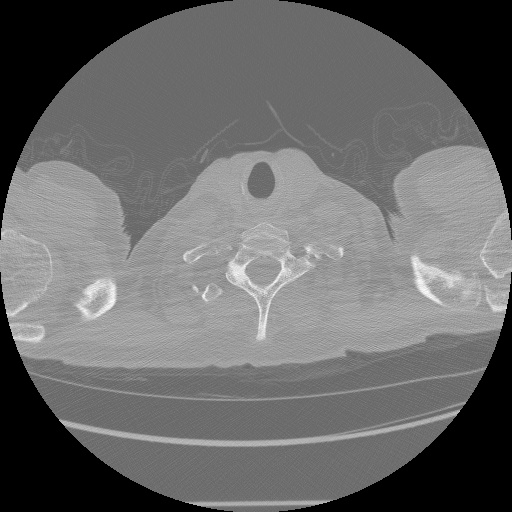
#> input picture sample-dataset/ID00007637202177411956430_0.jpg, 512 x 512 px; its folder holds 5 pictures in this run
$ jupyter execute 'Version 3 .ipynb'
#> lines starting #> are read from the running program, lines starting #| are printed output that depends on the picture; after the words box and inside, x2 and y2 are one past the last pixel; in counts of white or black regions, pixels touching at a corner belong together
[cell 1]
import os
import cv2
import math

import numpy as np
import pandas as pd
import matplotlib.pyplot as plt
from matplotlib.patches import Rectangle

from sklearn.cluster import KMeans
from skimage.morphology import erosion, opening, closing, square, \
                               disk, convex_hull_image
from skimage.measure import label, regionprops

from skimage.filters import sobel
from skimage.feature import canny
from scipy import ndimage as ndi
from skimage.segmentation import watershed

SMALL_FONT = 13
MEDIUM_FONT = 15
LARGE_FONT = 18

plt.rc('font', size=SMALL_FONT)          # controls default text sizes
plt.rc('axes', titlesize=SMALL_FONT)     # fontsize of the axes title
plt.rc('axes', labelsize=MEDIUM_FONT)    # fontsize of the x and y labels
plt.rc('xtick', labelsize=SMALL_FONT)    # fontsize of the tick labels
plt.rc('ytick', labelsize=SMALL_FONT)    # fontsize of the tick labels
plt.rc('legend', fontsize=MEDIUM_FONT)   # legend fontsize
plt.rc('figure', titlesize=LARGE_FONT)   # fontsize of the figure title

plt.rcParams["figure.figsize"] = (10, 5)

[cell 2]
def readSortedSlices(path):

    slices = []
    for s in os.listdir(path):
        slices.append(path + '/' + s)
    slices.sort(key = lambda s: int(s[s.find('_') + 1 : s.find('.')]))
    ID = slices[0][slices[0].find('/') + 1 : slices[0].find('_')]
    print('CT scan of Patient %s consists of %d slices.' % (ID, len(slices)))
    return (slices, ID)

def getSliceImages(slices):

    return list(map(readImg, slices))

def readImg(path, showOutput=0):

#> called with showOutput = 0
    img = cv2.imread(path)
#> img is the input picture: shape (512, 512, 3); min 0, max 255, mean 104.9
    img = cv2.cvtColor(img, cv2.COLOR_RGB2GRAY)
#> img: shape (512, 512)
    if showOutput:
        plt.title('A CT Scan Image Slice')
        plt.imshow(img, cmap='gray')
    return img

[cell 3]
slices, PatientID = readSortedSlices('sample-dataset')
sliceImgs = getSliceImages(slices)
#> call 2 of readImg, with showOutput = 0
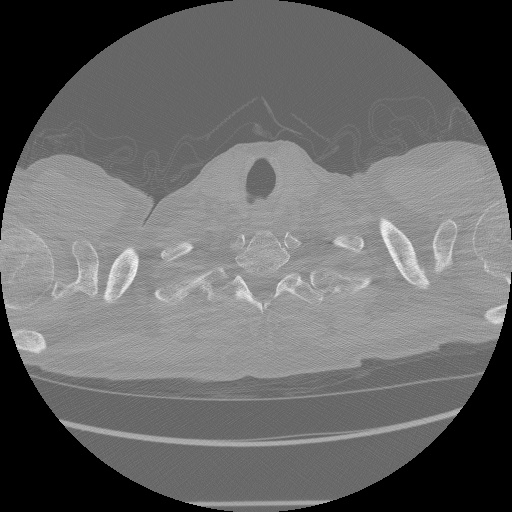
#> input picture sample-dataset/ID00007637202177411956430_1.jpg, 512 x 512 px
#> in readImg, img is the input picture: shape (512, 512, 3); min 0, max 255, mean 102.8
#> call 3 of readImg, with showOutput = 0
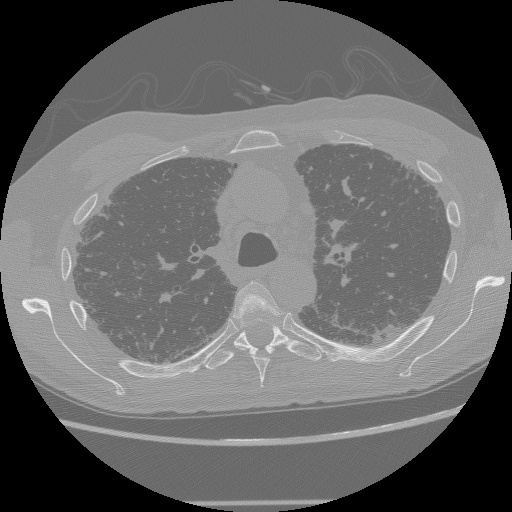
#> input picture sample-dataset/ID00007637202177411956430_10.jpg, 512 x 512 px
#> in readImg, img is the input picture: shape (512, 512, 3); min 0, max 255, mean 103.5
#> call 4 of readImg, with showOutput = 0
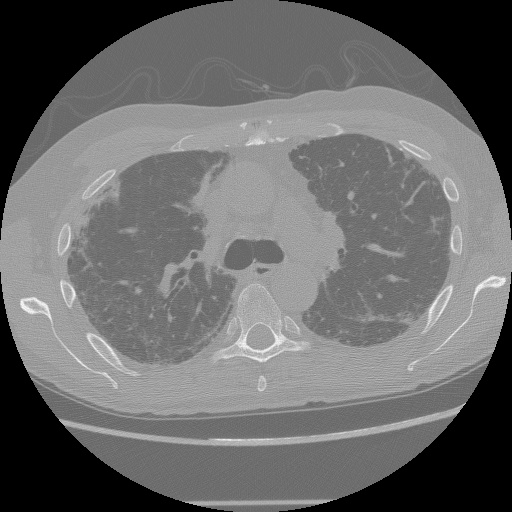
#> input picture sample-dataset/ID00007637202177411956430_11.jpg, 512 x 512 px
#> in readImg, img is the input picture: shape (512, 512, 3); min 0, max 255, mean 106.1
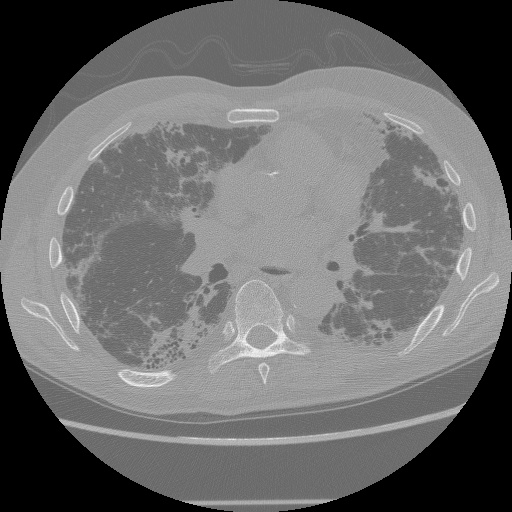
#> input picture sample-dataset/ID00007637202177411956430_16.jpg, 512 x 512 px
#> in readImg, img is the input picture: shape (512, 512, 3); min 0, max 254, mean 107.6
#> sliceImgs = 5 items

[cell 4]
# Select a sample slice to work with
im = readImg('sample-dataset/ID00007637202177411956430_16.jpg', showOutput=1)
print('Image Dimensions:', im.shape)
#| Image Dimensions: (512, 512)

[cell 5]
# TODO: Implement histogram plotting
def imgKMeans(img, K, showOutput=0, showHistogram=0):
    '''
    Apply KMeans on an image with the number of clusters K
    Input: Image, Number of clusters K
    Output: Dictionary of cluster center labels and points, Output segmented image
    '''
#> called with K = 3, showOutput = 0, showHistogram = 0
    imgflat = np.reshape(img, img.shape[0] * img.shape[1]).reshape(-1, 1)

    kmeans = KMeans(n_clusters=K, verbose=0)

    kmmodel = kmeans.fit(imgflat)

    labels = kmmodel.labels_
    centers = kmmodel.cluster_centers_
#> centers = [157.8, 0.0883, 112.1]
    center_labels = dict(zip(np.arange(K), centers))
#> center_labels = {0: [157.8], 1: [0.0883], 2: [112.1]}

    output = np.array([center_labels[label] for label in labels])
    output = output.reshape(img.shape[0], img.shape[1]).astype(int)
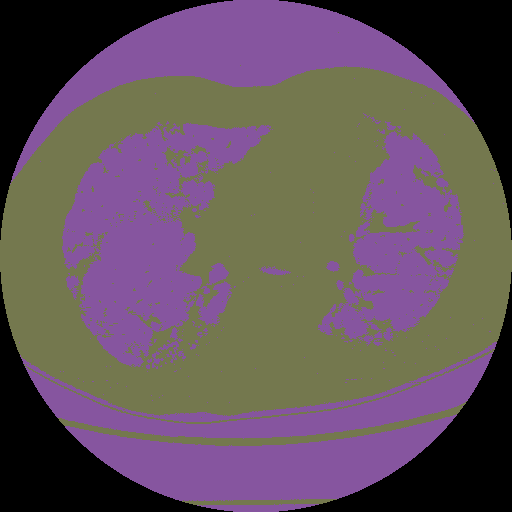
#> output: shape (512, 512) int64; 3 distinct labels, from 0 to 157; one colour per label, 0 black

#     print(len(labels), 'Labels: \n', labels)
#     print(len(centers), 'Centers: \n', centers)
#     print('Center labels and their points:', center_labels)

    if showOutput:

        fig, axes = plt.subplots(1, 2, sharex=True, sharey=True, figsize=(10, 5))
        axes = axes.ravel()

        axes[0].imshow(img, cmap='gray')
        axes[0].set_title('Original Image')

        axes[1].imshow(output)
        axes[1].set_title('Image after KMeans (K = ' + str(K) + ')')

    return center_labels, output

[cell 6]
def preprocessImage(img, showOutput=0):
    '''
    Preprocess the image by applying truncated thresholding using KMeans
    Input: Image
    Output: Preprocessed image
    '''
    centroids, segmented_img = imgKMeans(img, 3, showOutput=0)
#> centroids = {0: [157.8], 1: [0.0883], 2: [112.1]}

    sorted_center_values = sorted([i[0] for i in centroids.values()])
#> sorted_center_values = [0.0883, 112.1, 157.8]
    threshold = (sorted_center_values[-1] + sorted_center_values[-2]) / 2
#> threshold = 134.9

    retval, procImg = cv2.threshold(img, threshold, 255, cv2.THRESH_TOZERO)
#> retval = 134

    if showOutput:

        fig, axes = plt.subplots(1, 2, sharex=True, sharey=True, figsize=(10, 5))
        axes = axes.ravel()

        axes[0].imshow(img, cmap='gray')
        axes[0].set_title('Original Image')

        axes[1].imshow(procImg, cmap='gray')
        axes[1].set_title('Processed Image - After Thresholding')

    return procImg

procImg = preprocessImage(im, showOutput=1)

[cell 7]
def cannyForegroundMask(img, showOutput=0):
    '''
    Generate a convex hull of foreground mask
    Input: Whole chest CT image in grayscale format (512x512)
    Output: Convex hull of foreground mask in binary format (512x512)
    '''
#> called with showOutput = 1

    centroid_clusters, segmented_img = imgKMeans(img, 2, showOutput=0)
#> call 2 of imgKMeans, with K = 2, showOutput = 0, showHistogram = 0
#> in imgKMeans (call 2), `centers = kmmodel.cluster_centers_`: centers = [0, 157.8]
#> in imgKMeans (call 2), `center_labels = dict(zip(np.arange(K), centers))`: center_labels = {0: [0], 1: [157.8]}
#> in imgKMeans (call 2), `output = output.reshape(img.shape[0], img.shape[1]).astype(int)`:
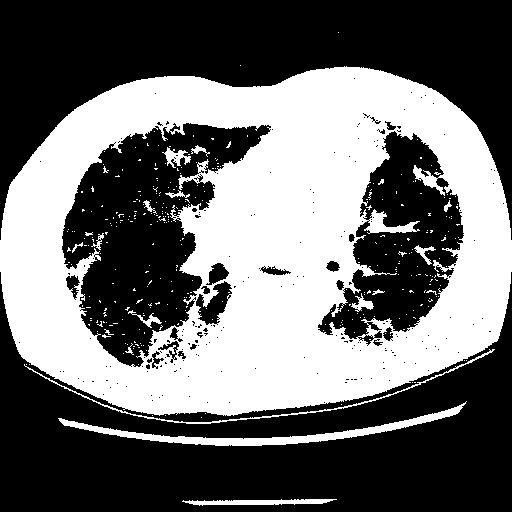
#> output: shape (512, 512) int64; values 0 (black) and 157 (white), 42.4% white; 346 white regions (326 under 20 px), largest, box (x1, y1, x2, y2) and area: (0, 66, 512, 416) 104671, (58, 401, 467, 446) 2827, (24, 349, 495, 424) 868
#> centroid_clusters = {0: [0], 1: [157.8]}

    fg_threshold = sum(centroid_clusters.values())[0] / 2
#> fg_threshold = 78.88

    retval, kmeans_fg_mask = cv2.threshold(img, fg_threshold, 255, cv2.THRESH_BINARY)
#> retval = 78

    fg_mask_opened = opening(kmeans_fg_mask, square(3))

    fg_mask_opened2 = opening(fg_mask_opened, disk(4))

    edges = canny(fg_mask_opened2)

    filled_mask = ndi.binary_fill_holes(fg_mask_opened2)

    fg_mask = closing(filled_mask, disk(8))

    if showOutput:
        fig, axes = plt.subplots(2, 3, sharex=True, sharey=True, figsize=(16, 10))
        axes = axes.ravel()

        axes[0].set_title('Original Image')
        axes[0].imshow(img, cmap='gray')

        axes[1].set_title('On Opening with Square SE (3)')
        axes[1].imshow(fg_mask_opened, cmap='gray')

        axes[2].set_title('On Opening with Disk SE (4)')
        axes[2].imshow(fg_mask_opened2, cmap='gray')

        axes[3].set_title('Edge Detection with Canny\'s')
        axes[3].imshow(edges, cmap='gray')

        axes[4].set_title('After Filling Regions')
        axes[4].imshow(filled_mask, cmap='gray')

        axes[5].set_title('Foreground Mask')
        axes[5].imshow(fg_mask, cmap='gray')

    return fg_mask, fg_threshold

fg_mask, fg_threshold = cannyForegroundMask(procImg, showOutput=1)
#> fg_threshold = 78.88

[cell 8]
def chullLungMask(img, ch_fg_mask, fg_threshold, showOutput=0):
    '''
    Generate a convex hull of lung mask
    Input: Whole chest CT image in grayscale format (512x512),
           Convex hull of foreground mask in binary format (512x512)
    Output: Convex hull of lung mask in binary format (512x512),
            Intermediate heart mask in binary format (512x512)
    '''
#> called with fg_threshold = 78.88, showOutput = 1

    enhanced = img.copy()

    for i in range(img.shape[0]):
        for j in range(img.shape[1]):

            if ch_fg_mask[i][j] == 0:
                enhanced[i][j] = 255

    retval, initial_lung_mask = cv2.threshold(enhanced, fg_threshold, 255, cv2.THRESH_BINARY_INV)
#> retval = 78

    lung_mask_op1 = opening(initial_lung_mask, square(2))
    lung_mask_op1cl1 = closing(lung_mask_op1, disk(8))
    lung_mask_op2cl1 = opening(lung_mask_op1cl1, square(8))
    lung_mask_op3cl1 = opening(lung_mask_op2cl1, disk(8))

    label_img = label(lung_mask_op3cl1)
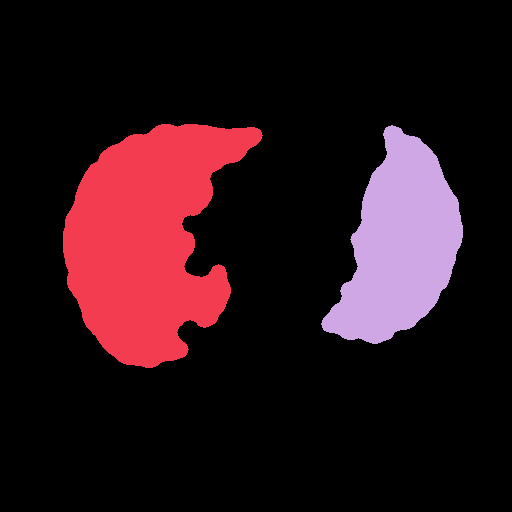
#> label_img: shape (512, 512) int64; 3 distinct labels, from 0 to 2; one colour per label, 0 black
    lung_regions = regionprops(label_img)
#> lung_regions = 2 regions; box (x1, y1, x2, y2) and area: (63, 124, 263, 368) 30056, (321, 125, 463, 344) 17932

    trachea_mask = None
    for i in lung_regions:
    #     print(i.orientation)
    #     print(i.area)
    #     print(i.label)
        if i.area < 1500:
            trachea_mask = np.where(label_img==i.label, np.uint8(255), np.uint8(0))
#> this loop made 2 passes

    if trachea_mask:
        lung_mask = lung_mask_op3cl1 - trachea_mask
    else: lung_mask = lung_mask_op3cl1

    ch_lung_mask = convex_hull_image(lung_mask)

    initial_int_heart_mask = ch_lung_mask * np.invert(lung_mask)
    int_heart_mask_op1 = opening(initial_int_heart_mask, square(3))
    int_heart_mask = opening(int_heart_mask_op1, disk(3))

    if showOutput:

        fig, axes = plt.subplots(4, 3, sharex=True, sharey=True, figsize=(20, 20))
        axes = axes.ravel()

        axes[0].set_title('Original Image')
        axes[0].imshow(img, cmap='gray')

        axes[1].set_title('Enhanced Image')
        axes[1].imshow(enhanced, cmap='gray')

        axes[2].set_title('Initial Lung Mask')
        axes[2].imshow(initial_lung_mask, cmap='gray')

        axes[3].set_title('On Opening with Square SE (2)')
        axes[3].imshow(lung_mask_op1, cmap='gray')

        axes[4].set_title('On Closing with Disk SE (8)')
        axes[4].imshow(lung_mask_op1cl1, cmap='gray')

        axes[5].set_title('On Opening with Square SE (8)')
        axes[5].imshow(lung_mask_op2cl1, cmap='gray')

        axes[6].set_title('On Opening with Disk SE (8)')
        axes[6].imshow(lung_mask_op3cl1, cmap='gray')

        axes[7].set_title('On Closing with Disk SE (16)')
        axes[7].imshow(lung_mask, cmap='gray')

        axes[8].set_title('Convex Hull of Lung Mask')
        axes[8].imshow(ch_lung_mask, cmap='gray')

        axes[9].set_title('Initial Intermediate heart mask')
        axes[9].imshow(initial_int_heart_mask, cmap='gray')

        axes[10].set_title('On Opening with Square SE (3)')
        axes[10].imshow(int_heart_mask_op1, cmap='gray')

        axes[11].set_title('Intermediate heart mask')
        axes[11].imshow(int_heart_mask, cmap='gray')

    return lung_mask, ch_lung_mask, int_heart_mask

[cell 9]
lung_mask, ch_lung_mask, int_heart_mask = chullLungMask(procImg, fg_mask, fg_threshold, showOutput=1)

[cell 10]
def chullSpineMask(img, int_heart_mask, showOutput=0):

#> called with showOutput = 1
    if not int_heart_mask.any():
        return int_heart_mask, int_heart_mask

    int_heart_pixel = img.copy()

    for i in range(img.shape[0]):
        for j in range(img.shape[1]):
            if int_heart_mask[i][j] == 0:
                int_heart_pixel[i][j] = 0

    centroids, segmented_heart_img = imgKMeans(int_heart_pixel, 3, showOutput=0)
#> centroids = {0: [3.55e-15], 1: [154.5], 2: [180.9]}

    spine_threshold = (max(centroids.values()))[0]
#> spine_threshold = 180.9

    retval, initial_spine_mask = cv2.threshold(int_heart_pixel, spine_threshold, 255, cv2.THRESH_BINARY)
#> retval = 180

    bone_mask = closing(initial_spine_mask, disk(20))

    label_spine = label(bone_mask)
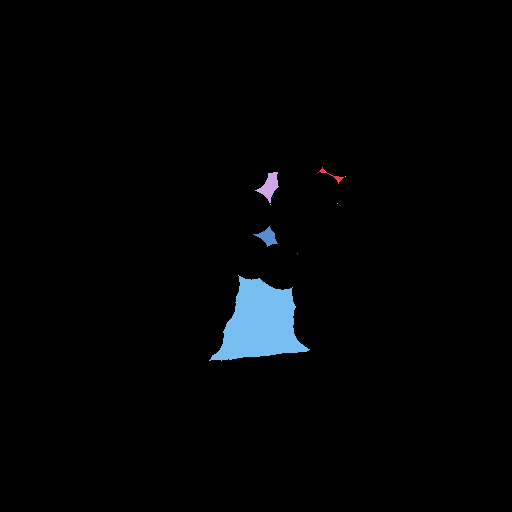
#> label_spine: shape (512, 512) int64; 9 distinct labels, from 0 to 8; one colour per label, 0 black
    spine_regions = regionprops(label_spine)
#> spine_regions = 8 regions; box (x1, y1, x2, y2) and area: (209, 275, 310, 361) 4881, (255, 172, 279, 203) 329, (253, 226, 278, 247) 222, (318, 167, 344, 184) 69, (345, 176, 346, 177) 1, (337, 203, 338, 204) 1, (270, 204, 271, 205) 1, (297, 253, 298, 254) 1

    # Assumption: The spine's area is greater than that of any calcium deposits
    areas = {}
    geometric_measures = {}
    for i in spine_regions:
        areas[i.label] = i.area
        geometric_measures[i.label] = [i.centroid, i.orientation, i.axis_major_length]

        spine_label = max(areas, key=areas.get)
#> this loop made 8 passes
#> spine_label on passes 1 to 4: 1, 2, 2, 2
#> after the loop, areas = {1: 69, 2: 329, 3: 1, 4: 1, 5: 1, 6: 222, 7: 1, 8: 4881}; geometric_measures = {1: [(175.2, 331.8), 1.12, 33.86], 2: [(185.8, 269.1), -0.407, 29.84], 3: [(176, 345), -0.785, 0], 4: [(203, 337), -0.785, 0], 5: [(204, 270), -0.785, 0], 6: [(236.4, 267.3), 1.01, 20.64], 7: [(253, 297), -0.785, 0], 8: [(322.9, 259.8), -0.578, 89.05]}

    spine_mask = np.where(label_spine==spine_label, np.uint8(255), np.uint8(0))
    calcium_deposit_mask = np.where(label_spine!=spine_label, np.uint8(255), np.uint8(0))

#     label_heart = label(int_heart_mask)
#     heart_regions = regionprops(label_heart)

    # Center point of the spine - get the centroid
    y0, x0 = geometric_measures[spine_label][0]
#> y0 = 322.9; x0 = 259.8

    orientation = geometric_measures[spine_label][1]
#> orientation = -0.578

    # Top-most point of the spine
    # top_most_coordinate = centroid - (slightly_more_than_half * axis_major_length * sin(angle))
    x2 = x0 - math.sin(orientation) * 0.6 * geometric_measures[spine_label][2]
#> x2 = 288.9
    y2 = y0 - math.cos(orientation) * 0.6 * geometric_measures[spine_label][2]
#> y2 = 278.1

    chull_spine_mask = spine_mask.copy()

    # Vertical axis
    for i in range(math.ceil(y2), img.shape[1]):

        if i > math.ceil(y0):
            # Horizontal axis
            for j in range(img.shape[0]):
                chull_spine_mask[i][j] = 255
        else:
            # Horizontal axis
            for j in range(math.ceil(x0)):
                chull_spine_mask[i][j] = 255


    heart_mask = int_heart_mask * np.invert(chull_spine_mask)

    if showOutput:

        fig, axes = plt.subplots(3, 3, sharex=True, sharey=True, figsize=(15, 15))
        axes = axes.ravel()

        axes[0].set_title('Intermediate Heart Mask')
        axes[0].imshow(int_heart_mask, cmap='gray')

        axes[1].set_title('Intermediate Heart Segment')
        axes[1].imshow(int_heart_pixel, cmap='gray')

        axes[2].set_title('Intermediate Heart Segment on K-Means (K = 3)')
        axes[2].imshow(segmented_heart_img)

        axes[3].set_title('Spine Mask')
        axes[3].imshow(initial_spine_mask, cmap='gray')

        axes[4].set_title('On Closing with Disk SE (20)')
        axes[4].imshow(spine_mask, cmap='gray')

        axes[5].set_title('On Opening with Square SE (4)')
        axes[5].imshow(spine_mask, cmap='gray')

        axes[6].set_title('Centroid and uppermost point')
        axes[6].imshow(spine_mask, cmap='gray')
        axes[6].plot((x0, x2), (y0, y2), '-r', linewidth=1.5)
        axes[6].plot(x0, y0, '.g', markersize=5)
        axes[6].plot(x2, y2, '.b', markersize=5)

        axes[7].set_title('Convex Hull of Spine Mask')
        axes[7].imshow(chull_spine_mask, cmap='gray')

        axes[8].set_title('Heart Mask')
        axes[8].imshow(heart_mask, cmap='gray')

    return spine_mask, calcium_deposit_mask, heart_mask

[cell 11]
spine_mask, calcium_deposit_mask, heart_mask = chullSpineMask(im, int_heart_mask, showOutput=1)
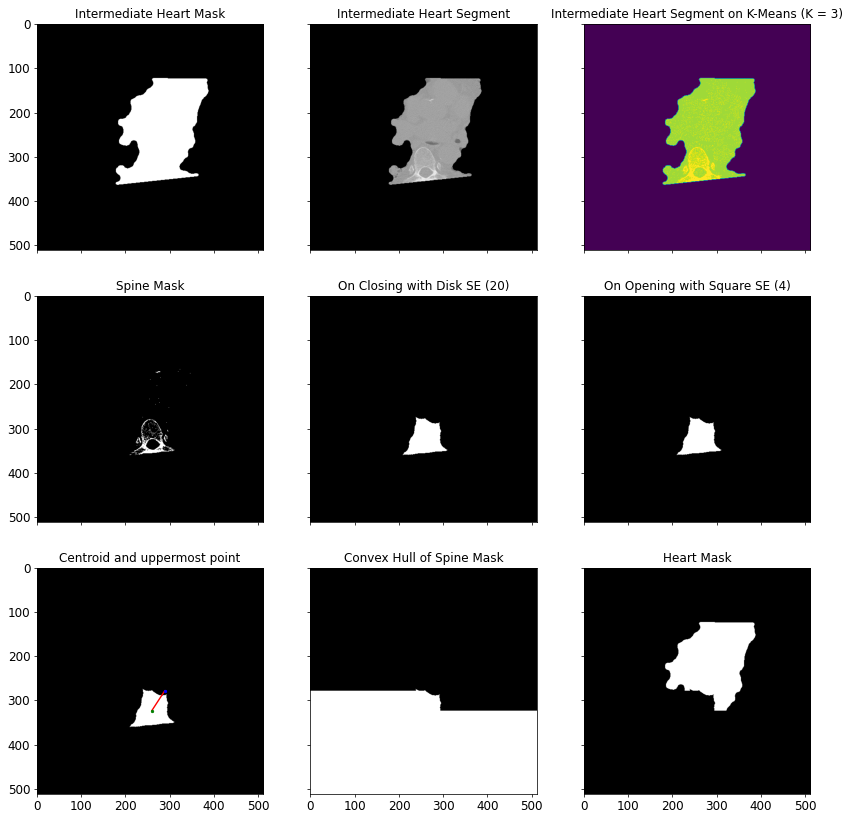
#> figure drawn by matplotlib, 9 panels

[cell 12]
label_spine = label(spine_mask)
spine_regions = regionprops(label_spine)
#> spine_regions = 1 regions; box (x1, y1, x2, y2) and area: (209, 275, 310, 361) 4881

label_heart = label(int_heart_mask)
heart_regions = regionprops(label_heart)
#> heart_regions = 1 regions; box (x1, y1, x2, y2) and area: (177, 124, 387, 365) 33591

sa, ha = spine_regions[0].area, heart_regions[0].area
#> sa = 4881; ha = 33591

(ha - sa)/ha
#> Out = 0.855

[cell 13]
fig, axes = plt.subplots(1, 3, sharex=True, sharey=True, figsize=(18, 6))
axes = axes.ravel()
axes[0].imshow(im, cmap='gray')
axes[0].set_title('Original Image')
axes[1].imshow(lung_mask, cmap='gray')
axes[1].set_title('Lung Mask')
axes[2].imshow(heart_mask, cmap='gray')
axes[2].set_title('Heart Mask')

[cell 14]
def segmentHeart(img, heart_mask, showOutput=0):

#> called with showOutput = 1
    seg_heart = cv2.bitwise_and(img, img, mask=heart_mask)

    if showOutput:
        plt.figure(figsize=(5, 5))
        plt.title('Segmented Heart')
        plt.imshow(seg_heart, cmap='gray')
    return seg_heart

def segmentLungs(img, lung_mask, showOutput=0):

#> called with showOutput = 1
    seg_lungs = cv2.bitwise_and(img, img, mask=lung_mask)
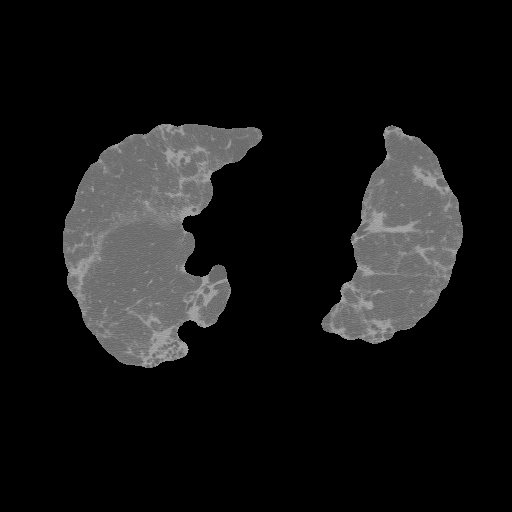
#> seg_lungs: shape (512, 512); min 0, max 178, mean 22.1

    if showOutput:
        plt.figure(figsize=(5, 5))
        plt.title('Segmented Lungs')
        plt.imshow(seg_lungs, cmap='gray')
    return seg_lungs

[cell 15]
segmented_heart = segmentHeart(im, heart_mask, showOutput=1)
segmented_lungs = segmentLungs(im, lung_mask, showOutput=1)

[cell 16]
def applyMaskColor(mask, mask_color):

    masked = np.concatenate(([mask[ ... , np.newaxis] * color for color in mask_color]), axis=2)

    # Matplotlib expects color intensities to range from 0 to 1 if a float
    maxValue = np.amax(masked)
#> maxValue = 256
    minValue = np.amin(masked)
#> minValue = 0

    # Therefore, scale the color image accordingly
    if maxValue - minValue == 0:
        return masked
    else:
        masked = masked / (maxValue - minValue)

    return masked

def getColoredMasks(img, heart_mask, lung_mask, showOutput=0):
    heart_mask_color = np.array([256, 0, 0])
    lung_mask_color = np.array([0, 256, 0])

    heart_colored = applyMaskColor(heart_mask, heart_mask_color)
    lung_colored = applyMaskColor(lung_mask, lung_mask_color)
    colored_masks = heart_colored + lung_colored

    if showOutput:
        fig, axes = plt.subplots(2, 2, figsize=(10, 10))
        ax = axes.ravel()

        ax[0].set_title("Original Image")
        ax[0].imshow(img, cmap='gray')
        ax[1].set_title("Heart Mask")
        ax[1].imshow(heart_colored)
        ax[2].set_title("Lung Mask")
        ax[2].imshow(lung_colored)
        ax[3].set_title("Masks")
        ax[3].imshow(colored_masks)

    return heart_colored, lung_colored, colored_masks
